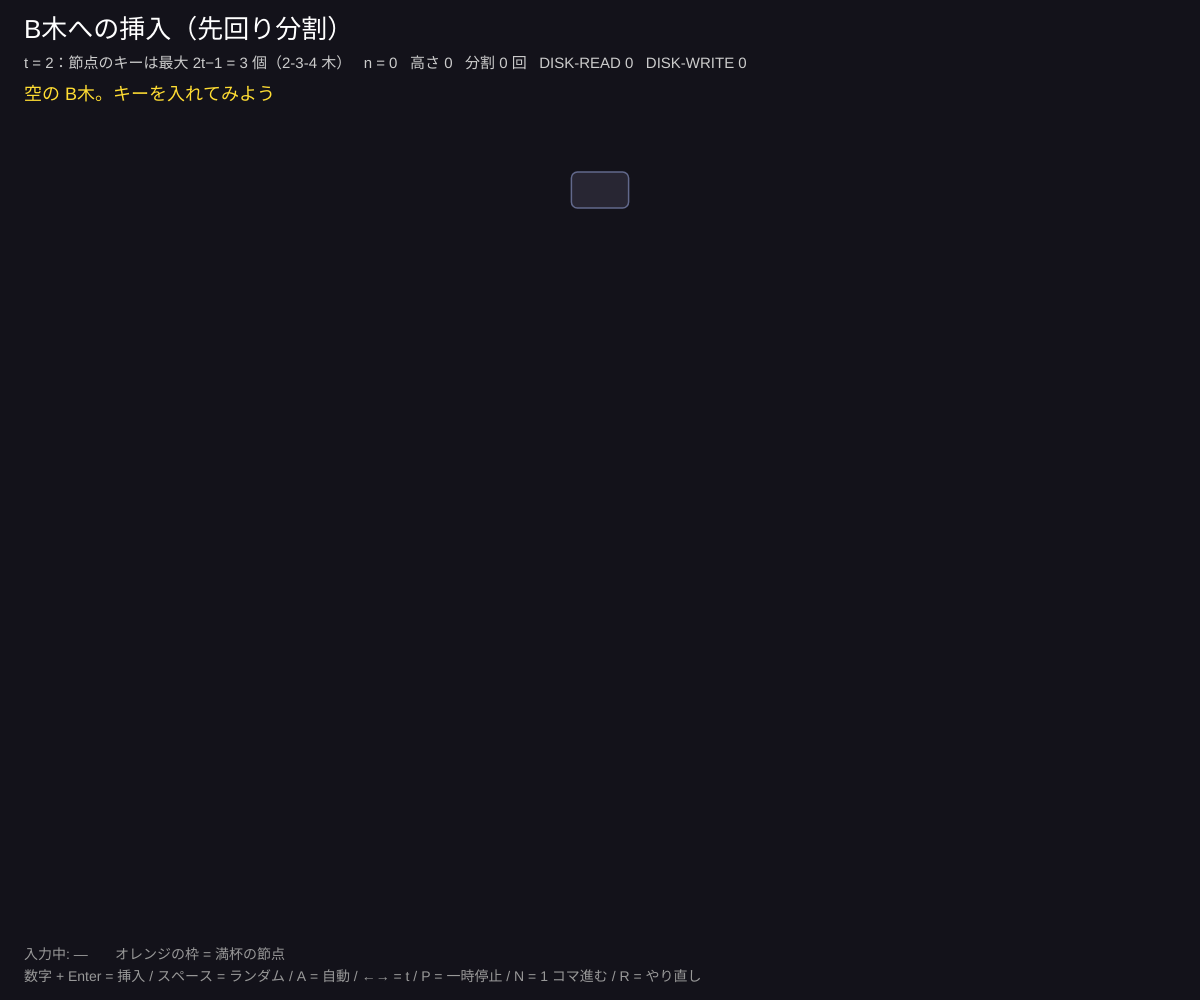
Frame 1 (no input)
Frame 60 (no input): identical to frame 1, image omitted
Frame 120 (the mouse pressed at the canvas centre since frame 60): identical to frame 1, image omitted

The p5.js sketch that drew this single still picture (run headless with seeded random() and noise() and a simulated clock; from frame 60 on, the mouse is pressed at the canvas centre):

// p5.js sketch
// ── sketch.js
// ============================================
// 01 B木への挿入 ─ 下りながら先回りして分割する
// 満杯（2t−1 個）の節点に出会ったら、下りる前に真ん中のキーを親へ上げて 2 つに割る
// だから葉に着いたとき必ず空きがある。木は「根が割れたとき」だけ 1 段高くなる ─ 上に伸びる木
// 数字 + Enter で挿入 / スペースでランダムに挿入 / A で自動挿入 / ←→ で t / P で一時停止・N で 1 コマ進む / R でやり直し
// ============================================

let T = 2;            // ★ 最小次数 t（2 なら 2-3-4 木）
let SPEED = 0.7;      // ★ 1 コマの秒数
let MAXKEY = 99;      // ★ ランダムなキーの最大値

let root, uid = 0;
let frames = [], fi = 0, timer = 0, paused = false, auto = false, pending = [];
let keyPos = {}, boxPos = {};
let typed = '';
let diskR = 0, diskW = 0, splits = 0;

function setup() {
  createCanvas(windowWidth, windowHeight);
  colorMode(HSB, 360, 100, 100, 100);
  reset();
}

function reset() {
  uid = 0; root = newNode(true); frames = []; fi = 0; pending = []; keyPos = {}; boxPos = {};
  diskR = diskW = splits = 0;
  snap('空の B木。キーを入れてみよう', {});
}

function newNode(leaf) { return { id: uid++, keys: [], kids: [], leaf }; }
function clone(n) { return { id: n.id, keys: [...n.keys], kids: n.kids.map(clone), leaf: n.leaf }; }
function snap(msg, hi) { frames.push({ tree: clone(root), msg, hi, diskR, diskW, splits }); }
function has(n, k) { return n.keys.includes(k) || n.kids.some((c) => has(c, k)); }

// ---------- 挿入（各段階をコマとして記録）----------
function insertKey(k) {
  if (has(root, k)) { snap(`${k} はもう入っている（同じキーは入れない）`, {}); return; }
  snap(`${k} を挿入：根から下りていく`, { node: root.id, carry: k });
  let r = root;
  if (r.keys.length === 2 * T - 1) {
    snap(`根が満杯（${2 * T - 1} 個）→ 下りる前に根を分割する`, { node: r.id, carry: k, full: true });
    let s = newNode(false);
    s.kids.push(r); root = s;
    let mid = splitChild(s, 0);
    snap(`根を分割：真ん中の ${mid} が新しい根になり、木が 1 段高くなった`, { node: s.id, key: mid, carry: k });
    insertNonfull(s, k);
  } else insertNonfull(r, k);
}

function splitChild(x, i) {
  let y = x.kids[i], z = newNode(y.leaf);
  z.keys = y.keys.splice(T);
  let mid = y.keys.pop();
  if (!y.leaf) z.kids = y.kids.splice(T);
  x.keys.splice(i, 0, mid);
  x.kids.splice(i + 1, 0, z);
  diskW += 3; splits++;           // y, z, x を書き戻す
  return mid;
}

function insertNonfull(x, k) {
  let i = 0;
  while (i < x.keys.length && k > x.keys[i]) i++;
  if (x.leaf) {
    x.keys.splice(i, 0, k); diskW++;
    snap(`葉に ${k} を入れた（空きがあることが保証されている）`, { node: x.id, key: k });
    return;
  }
  let c = x.kids[i];
  diskR++;
  snap(`${k} は ${i} 番目の子へ（DISK-READ）`, { node: c.id, carry: k });
  if (c.keys.length === 2 * T - 1) {
    snap(`この子は満杯 → 下りる前に分割`, { node: c.id, carry: k, full: true });
    let mid = splitChild(x, i);
    snap(`分割：${mid} が親に上がり、子が 2 つになった`, { node: x.id, key: mid, carry: k });
    if (k > x.keys[i]) i++;
    snap(`${k} は ${i} 番目の子へ`, { node: x.kids[i].id, carry: k });
  }
  insertNonfull(x.kids[i], k);
}

function treeH(x) { return x.leaf ? 0 : 1 + treeH(x.kids[0]); }
function countKeys(x) { return x.keys.length + x.kids.reduce((s, c) => s + countKeys(c), 0); }

// ---------- 配置 ----------
function layout(rt) {
  const KW = 44, GAP = 20;
  function wid(n) {
    let own = n.keys.length * KW + GAP;
    n._w = n.leaf ? own : max(own, n.kids.reduce((s, c) => s + wid(c), 0));
    return n._w;
  }
  let W = wid(rt), s = min(1.3, (width - 60) / W);
  let LH = min(120, (height - 300) / max(1, treeH(rt)));
  let boxes = [], edges = [], kt = {}, byId = {};
  function place(n, left, d) {
    let cx;
    if (n.leaf) cx = left + n._w / 2;
    else {
      let sum = n.kids.reduce((a, c) => a + c._w, 0), l = left + (n._w - sum) / 2, cs = [];
      for (let c of n.kids) { cs.push(place(c, l, d + 1)); l += c._w; }
      cx = (cs[0] + cs[cs.length - 1]) / 2;
    }
    n._x = width / 2 + (cx - W / 2) * s; n._y = 190 + d * LH;
    return cx;
  }
  place(rt, 0, 0);
  (function collect(n) {
    let w = max(1, n.keys.length) * KW * s, left = n._x - w / 2;
    let b = { id: n.id, x: n._x, y: n._y, w, n: n.keys.length };
    boxes.push(b); byId[n.id] = b;
    n.keys.forEach((k, j) => (kt[k] = { x: left + (j + 0.5) * KW * s, y: n._y }));
    n.kids.forEach((c, j) => { edges.push([n.id, j, c.id]); collect(c); });
  })(rt);
  return { boxes, edges, kt, byId, kw: KW * s };
}

function draw() {
  background(250, 30, 10);
  let F = frames[fi];
  if (!paused) {
    timer += deltaTime / 1000;
    if (timer > SPEED && fi < frames.length - 1) { timer = 0; fi++; F = frames[fi]; }
  }
  if (fi === frames.length - 1 && timer > SPEED * 0.6) {
    if (pending.length) { timer = 0; insertKey(pending.shift()); }
    else if (auto) { timer = 0; insertKey(floor(random(1, MAXKEY + 1))); }
  }

  let L = layout(F.tree);
  for (let b of L.boxes) {
    if (!boxPos[b.id]) boxPos[b.id] = { x: b.x, y: b.y, w: b.w };
    let p = boxPos[b.id];
    p.x = lerp(p.x, b.x, 0.15); p.y = lerp(p.y, b.y, 0.15); p.w = lerp(p.w, b.w, 0.15);
  }
  // 辺（アニメ中の位置で）
  stroke(230, 25, 45); strokeWeight(2);
  for (let [pid, j, cid] of L.edges) {
    let p = boxPos[pid], c = boxPos[cid];
    line(p.x - p.w / 2 + j * L.kw * (p.w / max(1, L.byId[pid].w)), p.y + 18, c.x, c.y - 18);
  }
  rectMode(CENTER); textAlign(CENTER, CENTER);
  for (let b of L.boxes) {
    let p = boxPos[b.id], on = F.hi.node === b.id, full = b.n === 2 * T - 1;
    fill(on ? color(250, 35, 30) : color(250, 25, 20));
    stroke(on ? (F.hi.full ? color(15, 90, 100) : color(50, 90, 100)) : full ? color(25, 70, 80) : color(230, 30, 55));
    strokeWeight(on ? 3.5 : 1.5);
    rect(p.x, p.y, p.w, 36, 6);
    stroke(230, 25, 35); strokeWeight(1);
    for (let j = 1; j < b.n; j++) { let x = p.x - p.w / 2 + j * (p.w / b.n); line(x, p.y - 14, x, p.y + 14); }
  }
  // キー（キーごとに動かすので、分割のとき真ん中のキーが親へ飛んでいくのが見える）
  let ts = constrain(L.kw * 0.42, 10, 18);
  for (let k in L.kt) {
    let t = L.kt[k];
    if (!keyPos[k]) keyPos[k] = { x: t.x, y: t.y - 60 };
    keyPos[k].x = lerp(keyPos[k].x, t.x, 0.15); keyPos[k].y = lerp(keyPos[k].y, t.y, 0.15);
    let p = keyPos[k], hi = F.hi.key === +k;
    if (hi) { noStroke(); fill(50, 85, 100); circle(p.x, p.y, 30); }
    noStroke(); fill(hi ? color(0, 0, 10) : color(0, 0, 100)); textSize(ts); text(k, p.x, p.y);
  }
  for (let k in keyPos) if (!L.kt[k] && F.hi.carry !== +k) delete keyPos[k];
  // 運んでいるキー
  if (F.hi.carry !== undefined && L.byId[F.hi.node]) {
    let b = boxPos[F.hi.node], k = F.hi.carry;
    let tx = b.x + b.w / 2 + 30, ty = b.y - 34;
    if (!keyPos[k]) keyPos[k] = { x: width / 2, y: 110 };
    keyPos[k].x = lerp(keyPos[k].x, tx, 0.15); keyPos[k].y = lerp(keyPos[k].y, ty, 0.15);
    fill(50, 85, 100); noStroke(); circle(keyPos[k].x, keyPos[k].y, 34);
    fill(0, 0, 10); textSize(16); text(k, keyPos[k].x, keyPos[k].y);
  }

  // パネル
  textAlign(LEFT, TOP); noStroke(); fill(0, 0, 100); textSize(26);
  text('B木への挿入（先回り分割）', 24, 18);
  textSize(15); fill(0, 0, 80);
  text(`t = ${T}：節点のキーは最大 2t−1 = ${2 * T - 1} 個${T === 2 ? '（2-3-4 木）' : ''}   n = ${countKeys(F.tree)}   高さ ${treeH(F.tree)}   分割 ${F.splits} 回   DISK-READ ${F.diskR}   DISK-WRITE ${F.diskW}`, 24, 56);
  fill(50, 80, 100); textSize(18);
  text(F.msg, 24, 86);
  fill(0, 0, 60); textSize(14);
  text(`入力中: ${typed || '―'}   ${auto ? '自動挿入中' : ''} ${paused ? '一時停止中' : ''}   オレンジの枠 = 満杯の節点`, 24, height - 52);
  text('数字 + Enter = 挿入 / スペース = ランダム / A = 自動 / ←→ = t / P = 一時停止 / N = 1 コマ進む / R = やり直し', 24, height - 30);
}

function keyPressed() {
  if (key >= '0' && key <= '9') { typed = (typed + key).slice(-3); return; }
  if (key === 'Backspace') { typed = typed.slice(0, -1); return; }
  if (key === 'Enter' && typed) { pending.push(int(typed)); typed = ''; return; }
  if (key === ' ') { pending.push(floor(random(1, MAXKEY + 1))); return false; }
  if (key === 'a' || key === 'A') auto = !auto;
  if (key === 'p' || key === 'P') paused = !paused;
  if ((key === 'n' || key === 'N') && fi < frames.length - 1) fi++;
  if (key === 'ArrowRight') { T = min(4, T + 1); reset(); }
  if (key === 'ArrowLeft') { T = max(2, T - 1); reset(); }
  if (key === 'r' || key === 'R') reset();
}

function windowResized() { resizeCanvas(windowWidth, windowHeight); }
